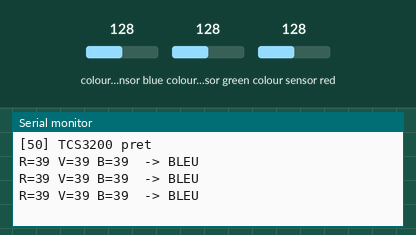
A sketch run on a simulated Arduino Uno, built with avr-gcc and run on an emulated ATmega328P. Parts: the last lines printed to the serial monitor. Wiring (inferred from the names in the program): TCS3200 colour sensor: output pin 8; S2 pin 6; S3 pin 7; S0 pin 4; S1 pin 5. The inputs (shaded band) are chosen by the test bench; at power-on: colour sensor green 128, colour sensor blue 128, colour sensor red 128.

Above: at 1.2 s.
1.3 s: colour sensor green set to 191
At 2.2 s:
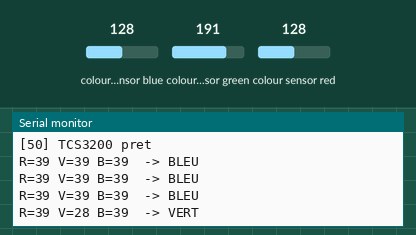
3.8 s: colour sensor blue set to 5
At 4.4 s:
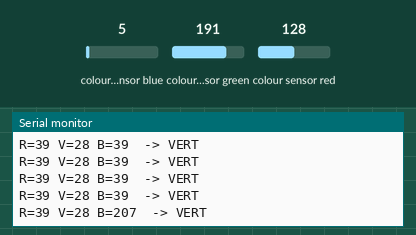
6.8 s: colour sensor red set to 250
At 7.7 s:
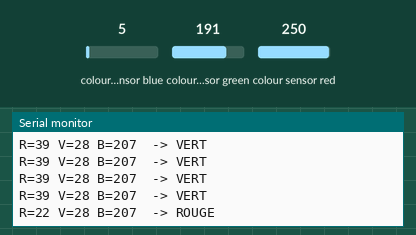

The sketch:

50_Couleur_TCS3200.ino
```cpp
/*
 * =====================================================================
 *  Arduino Lab Nexus v6.1.0 STABLE  -  Capteur couleur TCS3200
 * =====================================================================
 *  Explication : Mesure les composantes rouge, verte et bleue d'une surface avec pulseIn.
 *  Carte       : Arduino UNO / Nano (ATmega328P) - compatible Mega
 *  Moniteur    : 9600 bauds
 *
 *  Câblage :
 *   Arduino 5V     -> TCS3200 VCC
 *   Arduino GND    -> TCS3200 GND
 *   Arduino D4     -> TCS3200 S0
 *   Arduino D5     -> TCS3200 S1
 *   Arduino D6     -> TCS3200 S2
 *   Arduino D7     -> TCS3200 S3
 *   Arduino D8     -> TCS3200 OUT
 *
 *  Bibliothèques requises (arduino-cli lib install "...") : aucune
 * =====================================================================
 */
// @libs:

const uint8_t PIN_S0 = 4;
const uint8_t PIN_S1 = 5;
const uint8_t PIN_S2 = 6;
const uint8_t PIN_S3 = 7;
const uint8_t PIN_OUT = 8;

// Sélectionne un filtre puis mesure la durée d'impulsion (plus c'est court, plus la couleur est forte)
unsigned long lireFiltre(uint8_t s2, uint8_t s3) {
  digitalWrite(PIN_S2, s2);
  digitalWrite(PIN_S3, s3);
  delay(20);
  return pulseIn(PIN_OUT, LOW, 100000UL);
}

void setup() {
  pinMode(PIN_S0, OUTPUT);
  pinMode(PIN_S1, OUTPUT);
  pinMode(PIN_S2, OUTPUT);
  pinMode(PIN_S3, OUTPUT);
  pinMode(PIN_OUT, INPUT);
  // Échelle de fréquence 20 %
  digitalWrite(PIN_S0, HIGH);
  digitalWrite(PIN_S1, LOW);
  Serial.begin(9600);
  Serial.println(F("[50] TCS3200 pret"));
}

void loop() {
  unsigned long rouge = lireFiltre(LOW, LOW);    // filtre rouge
  unsigned long vert  = lireFiltre(HIGH, HIGH);  // filtre vert
  unsigned long bleu  = lireFiltre(LOW, HIGH);   // filtre bleu

  Serial.print(F("R=")); Serial.print(rouge);
  Serial.print(F(" V=")); Serial.print(vert);
  Serial.print(F(" B=")); Serial.print(bleu);

  // Couleur dominante = durée la plus courte
  if (rouge < vert && rouge < bleu) Serial.println(F("  -> ROUGE"));
  else if (vert < rouge && vert < bleu) Serial.println(F("  -> VERT"));
  else Serial.println(F("  -> BLEU"));
  delay(500);
}
```

Measured:
- after the input at 1.3 s, the serial monitor: prints a new line after 0.44 s (image 1)
- after the input at 3.8 s, the serial monitor: prints a new line after 0.19 s (image 2)
- after the input at 6.8 s, the serial monitor: prints a new line after 0.55 s (image 3)
